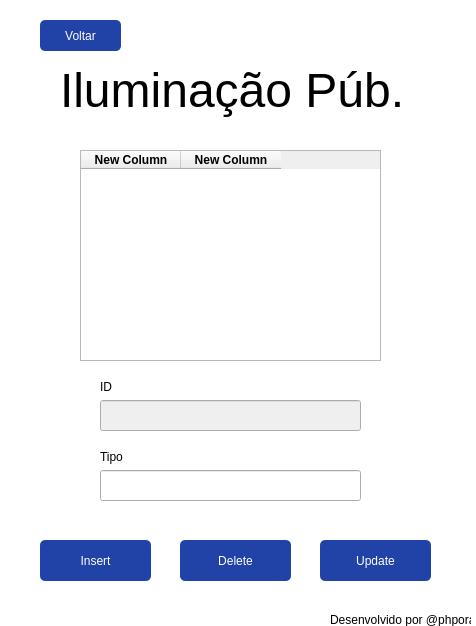
<?xml version="1.0" encoding="UTF-8"?>
<ui version="4.0">
 <class>Dialog</class>
 <widget class="QDialog" name="Dialog">
  <property name="enabled">
   <bool>true</bool>
  </property>
  <property name="geometry">
   <rect>
    <x>0</x>
    <y>0</y>
    <width>476</width>
    <height>626</height>
   </rect>
  </property>
  <property name="windowTitle">
   <string>Dialog</string>
  </property>
  <widget class="QWidget" name="bgwidget" native="true">
   <property name="geometry">
    <rect>
     <x>0</x>
     <y>0</y>
     <width>481</width>
     <height>641</height>
    </rect>
   </property>
   <property name="styleSheet">
    <string notr="true">QWidget#bgwidget{
	background-color: rgb(255, 255, 255);}</string>
   </property>
   <widget class="QLabel" name="label">
    <property name="geometry">
     <rect>
      <x>60</x>
      <y>60</y>
      <width>351</width>
      <height>61</height>
     </rect>
    </property>
    <property name="font">
     <font>
      <family>MS Shell Dlg 2</family>
      <pointsize>36</pointsize>
      <weight>50</weight>
      <italic>false</italic>
      <bold>false</bold>
     </font>
    </property>
    <property name="styleSheet">
     <string notr="true">font: 36pt &quot;MS Shell Dlg 2&quot;;</string>
    </property>
    <property name="text">
     <string>Iluminação Púb.</string>
    </property>
   </widget>
   <widget class="QPushButton" name="apply_add">
    <property name="geometry">
     <rect>
      <x>40</x>
      <y>540</y>
      <width>111</width>
      <height>41</height>
     </rect>
    </property>
    <property name="styleSheet">
     <string notr="true">border-radius:5px;
background-color: rgb(33, 66, 166);
border-bottom-color: rgb(0, 0, 0);
font: 14pt &quot;MS Shell Dlg 2&quot;;
color: rgb(255, 255, 255);</string>
    </property>
    <property name="text">
     <string>Insert</string>
    </property>
   </widget>
   <widget class="QLabel" name="label_3">
    <property name="geometry">
     <rect>
      <x>330</x>
      <y>610</y>
      <width>141</width>
      <height>20</height>
     </rect>
    </property>
    <property name="text">
     <string>Desenvolvido por @phporath</string>
    </property>
   </widget>
   <widget class="QLabel" name="error">
    <property name="geometry">
     <rect>
      <x>100</x>
      <y>520</y>
      <width>261</width>
      <height>16</height>
     </rect>
    </property>
    <property name="styleSheet">
     <string notr="true">font: 12pt &quot;MS Shell Dlg 2&quot;; color:red;</string>
    </property>
    <property name="text">
     <string/>
    </property>
   </widget>
   <widget class="QTableWidget" name="tableWidget">
    <property name="geometry">
     <rect>
      <x>80</x>
      <y>150</y>
      <width>301</width>
      <height>211</height>
     </rect>
    </property>
    <column>
     <property name="text">
      <string>New Column</string>
     </property>
     <property name="font">
      <font>
       <weight>75</weight>
       <bold>true</bold>
      </font>
     </property>
    </column>
    <column>
     <property name="text">
      <string>New Column</string>
     </property>
     <property name="font">
      <font>
       <weight>75</weight>
       <bold>true</bold>
      </font>
     </property>
    </column>
   </widget>
   <widget class="QPushButton" name="apply_delete">
    <property name="geometry">
     <rect>
      <x>180</x>
      <y>540</y>
      <width>111</width>
      <height>41</height>
     </rect>
    </property>
    <property name="styleSheet">
     <string notr="true">border-radius:5px;
background-color: rgb(33, 66, 166);
border-bottom-color: rgb(0, 0, 0);
font: 14pt &quot;MS Shell Dlg 2&quot;;
color: rgb(255, 255, 255);</string>
    </property>
    <property name="text">
     <string>Delete</string>
    </property>
   </widget>
   <widget class="QPushButton" name="apply_update">
    <property name="geometry">
     <rect>
      <x>320</x>
      <y>540</y>
      <width>111</width>
      <height>41</height>
     </rect>
    </property>
    <property name="styleSheet">
     <string notr="true">border-radius:5px;
background-color: rgb(33, 66, 166);
border-bottom-color: rgb(0, 0, 0);
font: 14pt &quot;MS Shell Dlg 2&quot;;
color: rgb(255, 255, 255);</string>
    </property>
    <property name="text">
     <string>Update</string>
    </property>
   </widget>
   <widget class="QPushButton" name="back">
    <property name="geometry">
     <rect>
      <x>40</x>
      <y>20</y>
      <width>81</width>
      <height>31</height>
     </rect>
    </property>
    <property name="styleSheet">
     <string notr="true">border-radius:5px;
background-color: rgb(33, 66, 166);
border-bottom-color: rgb(0, 0, 0);
font: 14pt &quot;MS Shell Dlg 2&quot;;
color: rgb(255, 255, 255);</string>
    </property>
    <property name="text">
     <string>Voltar</string>
    </property>
    <property name="icon">
     <iconset theme="back">
      <normaloff>.</normaloff>.</iconset>
    </property>
   </widget>
   <widget class="QLabel" name="label_4">
    <property name="geometry">
     <rect>
      <x>100</x>
      <y>380</y>
      <width>47</width>
      <height>14</height>
     </rect>
    </property>
    <property name="text">
     <string>ID</string>
    </property>
   </widget>
   <widget class="QLineEdit" name="tipofield">
    <property name="geometry">
     <rect>
      <x>100</x>
      <y>470</y>
      <width>261</width>
      <height>31</height>
     </rect>
    </property>
   </widget>
   <widget class="QLabel" name="label_5">
    <property name="geometry">
     <rect>
      <x>100</x>
      <y>450</y>
      <width>47</width>
      <height>14</height>
     </rect>
    </property>
    <property name="text">
     <string>Tipo</string>
    </property>
   </widget>
   <widget class="QLineEdit" name="idfield">
    <property name="enabled">
     <bool>false</bool>
    </property>
    <property name="geometry">
     <rect>
      <x>100</x>
      <y>400</y>
      <width>261</width>
      <height>31</height>
     </rect>
    </property>
   </widget>
  </widget>
 </widget>
 <resources/>
 <connections/>
</ui>
